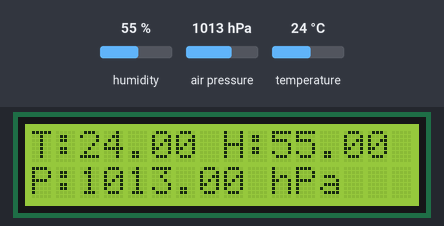
This sketch was run on a simulated Arduino Uno, built with avr-gcc and run on an emulated ATmega328P. Shown: 16×2 character LCD. The test bench sets the inputs (shaded band); at power-on: humidity 55 %, air pressure 1013 hPa, temperature 24 °C. What the sketch prints to the serial monitor is not drawn.

Above: at 1.2 s.
1.3 s: humidity set to 22 %
At 2.5 s:
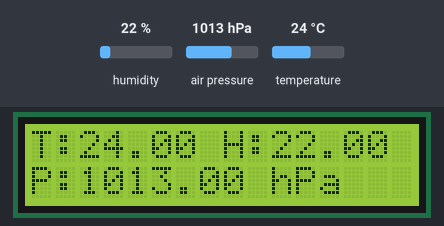
4.0 s: air pressure set to 952 hPa
At 5.3 s:
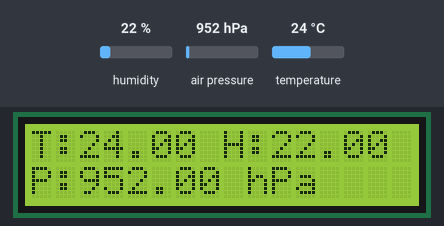
6.7 s: temperature set to 12 °C
At 8.6 s:
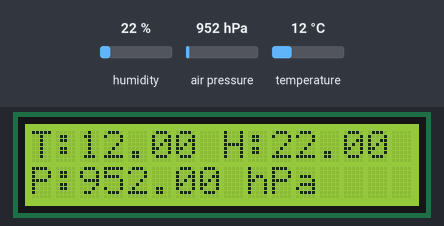
9.7 s: air pressure set to 975 hPa
At 11.4 s:
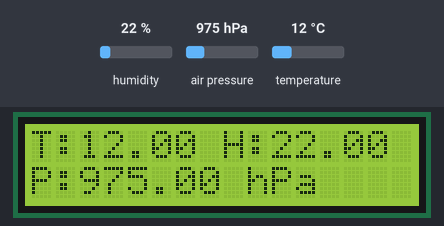
12.4 s: humidity set to 40 %
At 14.7 s:
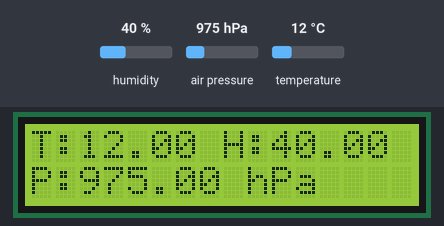
15.8 s: air pressure set to 1000 hPa
At 17.5 s:
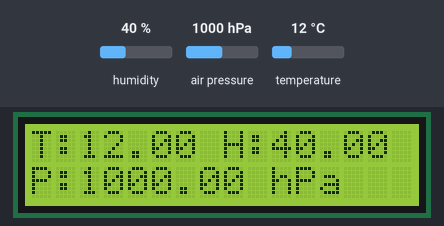
Timing chart, 0 to 19.0 s (numbered marks = the images above; inputs shaded):
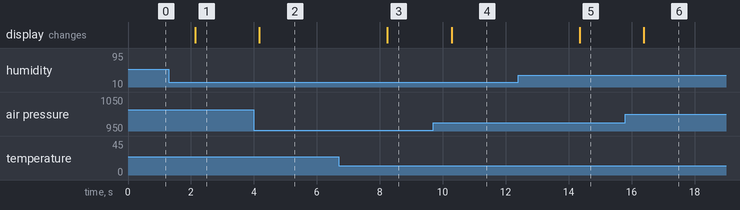

Measured:
- after the input at 1.3 s, the display: changes after 0.84 s (image 1)
- after the input at 4.0 s, the display: changes after 0.17 s (image 2)
- after the input at 6.7 s, the display: changes after 1.5 s (image 3)
- after the input at 9.7 s, the display: changes after 0.58 s (image 4)
- after the input at 12.4 s, the display: changes after 1.9 s (image 5)
- after the input at 15.8 s, the display: changes after 0.59 s (image 6)

The sketch:

Program_09_Weather_Station.ino
```cpp
#include <LiquidCrystal_I2C.h>
#include <DHT.h>
#include <Adafruit_BMP085.h>

DHT dht(2, DHT22);
Adafruit_BMP085 bmp;
LiquidCrystal_I2C lcd(0x27, 16, 2);

void setup() {
  Serial.begin(9600);
  dht.begin();
  bmp.begin();
  lcd.init();
  lcd.backlight();
}

void loop() {
  float t = dht.readTemperature();
  float h = dht.readHumidity();
  float p = bmp.readPressure() / 100.0;

  Serial.println("Temp: " + String(t) + " C  Hum: " + String(h) + " %  Pres: " + String(p) + " hPa");

  lcd.clear();
  lcd.print("T:" + String(t) + " H:" + String(h));
  lcd.setCursor(0, 1);
  lcd.print("P:" + String(p) + " hPa");

  delay(2000);
}
```
